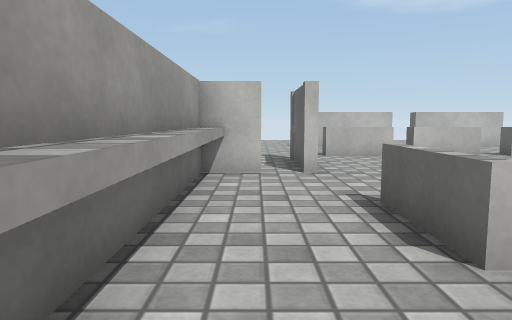
View 1 (above)

19 first-person views from a walk through a scene from a Unity 3-D project. The camera is 0.51 m above the floor, tilts 6° down and sees 70° across. The floor is counted in squares, 0.5 m on a side. Each view is taken from the middle of a square. On the plan, view 1 faces up. The plan holds only what a view shows up to about 13 squares ahead; the rest is blank. Surface patterns are stand-ins for the level's own textures.

View 2
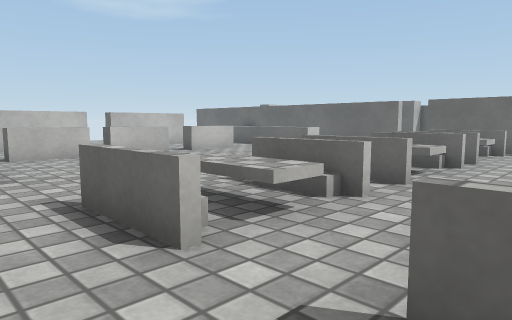

View 3
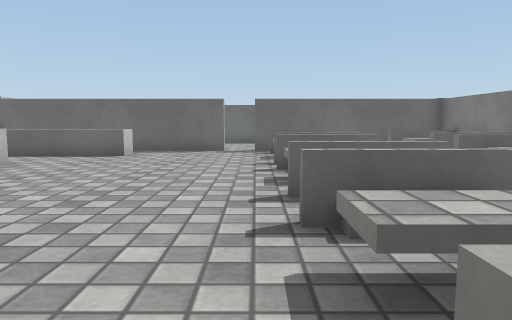

View 4
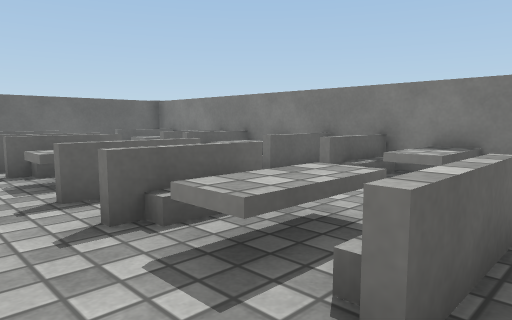

View 5
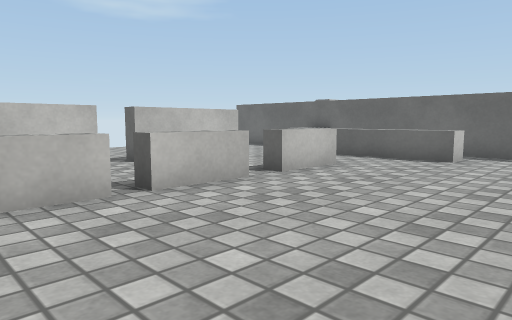

View 6
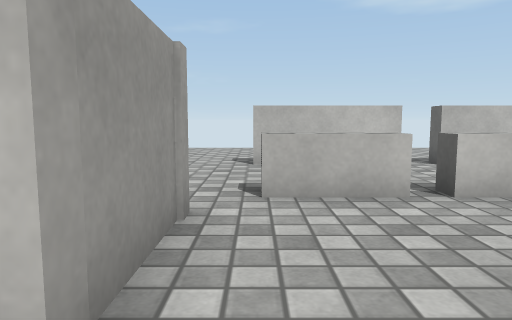

View 7
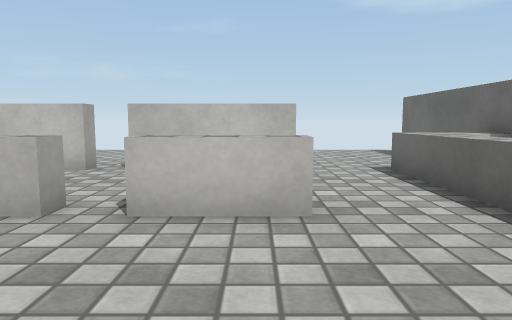

View 8
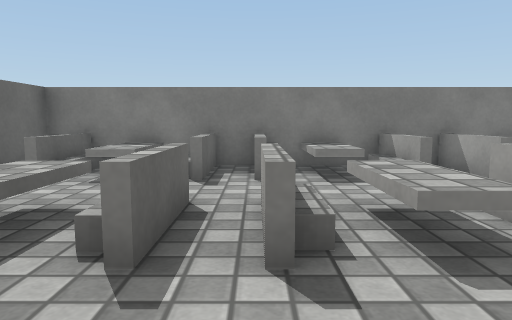

View 9
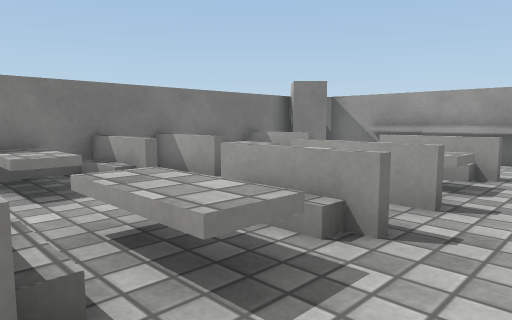

View 10
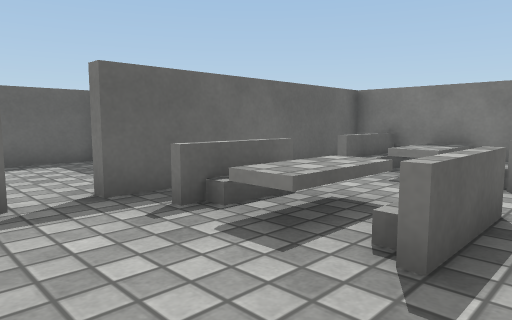

View 11
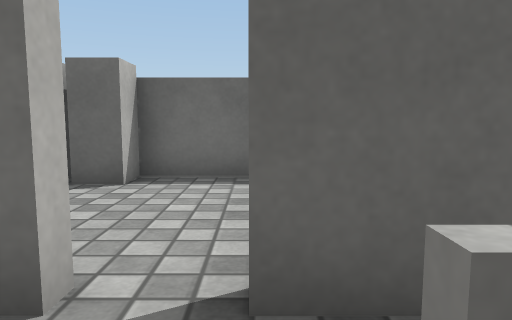

View 12
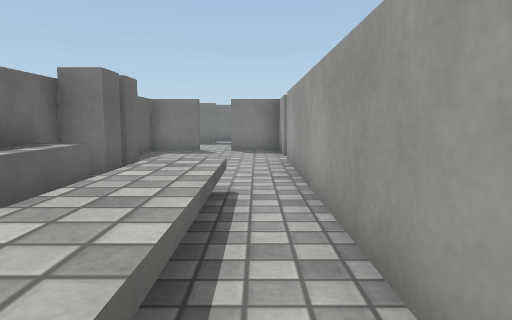

View 13
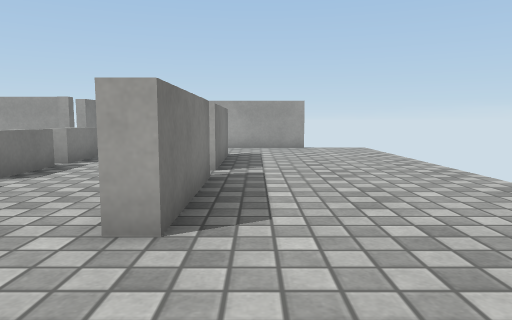

View 14
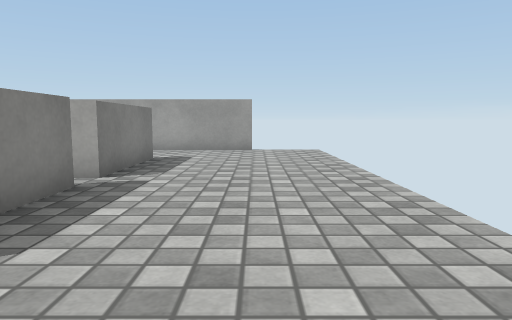

View 15
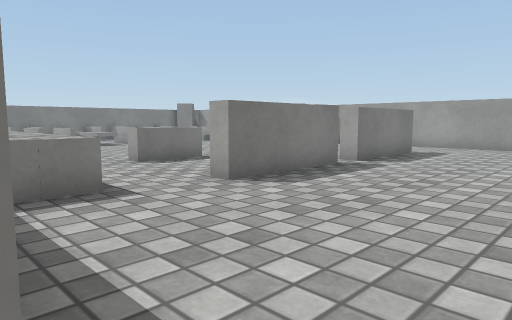

View 16
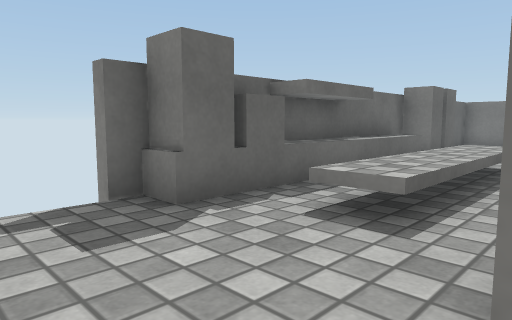

View 17
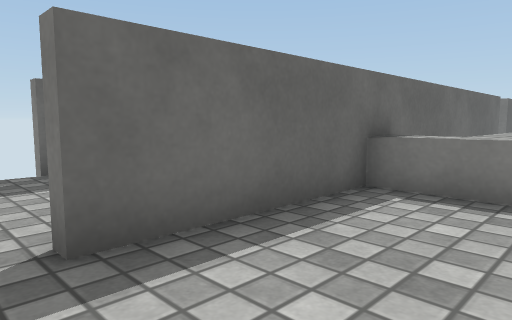

View 18
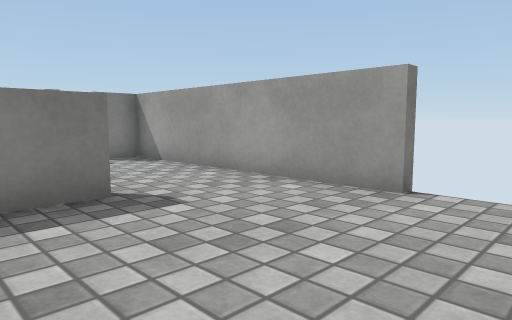

View 19
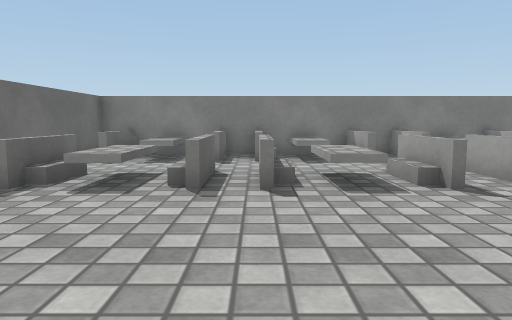

### Floor plan
Key: @ floor where view 1 was taken; # wall or solid block; x gap in a wall; . floor; = window, fence, low wall or low ledge; ^ raised ledge; B bench; L block; O other object.
Columns run from 2 left of view 1 to 19 right of it. Each row starts with its distance up from view 1.
 20  ................ ..
 19  ...............#....
 18 ##..............#....x
 17  #..............#...O#
 16  #..............#.^.O#
 15  #..####.###...L#.^.O#
 14  #...  .......^L#.^.O#
 13  #...  .......^.#.^.O#
 12  #............^.#.^.O#
 11  #..==x==.==..^ #.^.O#
 10  ###..........^ #.. O#
  9    #..........^.#.. L#
  8    #............#...L#
  7  ###............#...L#
  6  #..............x....#
  5  #..............x....#
  4  #..BB.BBBBBBBBB#....#
  3  #..BB.BBBBBBBBB######
  2  #..............#
  1  # .B..BB..BB..B#
  0  #@ BBBBBBBBBBBB#
 -1  #L BBBBBBBBBBBB#
 -2  ################

Positions as (right, up) in squares from view 1, and headings:
1: (0, 0), facing up
2: (0, 0), facing up-right
3: (1, 5), facing right
4: (1, 6), facing down-right
5: (2, 6), facing up-right
6: (2, 6), facing up
7: (9, 7), facing up
8: (9, 7), facing down
9: (9, 6), facing down-left
10: (9, 7), facing down-right
11: (12, 5), facing right
12: (15, 16), facing down
13: (13, 16), facing left
14: (12, 18), facing left
15: (14, 20), facing down-left
16: (14, 20), facing down-right
17: (11, 20), facing down-right
18: (4, 20), facing down-left
19: (9, 10), facing down
